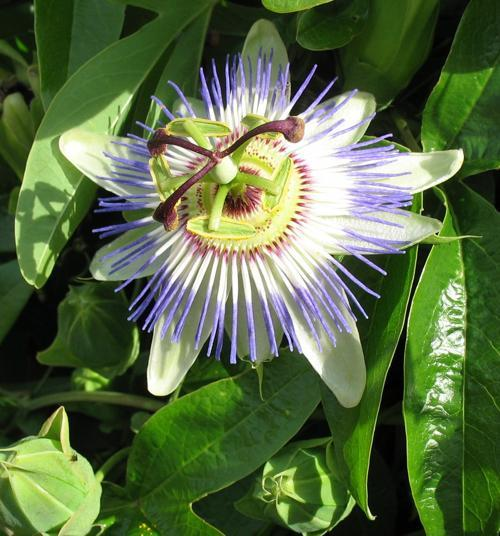
#> input picture dataset/dataset_old/test/image_00092.jpg, 500 x 536 px; its folder holds only this picture in this run
$ python resize.py
#> lines starting #> are read from the running program, lines starting #| are printed output that depends on the picture
import cv2
import os
import glob
import numpy as np

input_folder = "dataset/dataset_old"
output_folder = "dataset"
target_size = (256, 256)

os.makedirs(output_folder, exist_ok=True)

image_paths_train = glob.glob(os.path.join(input_folder, "train", "**", "*.*"), recursive=True)

for img_path in image_paths_train:
    img = cv2.imread(img_path)
    if img is None:
        continue
    h, w = img.shape[:2]
    scale = min(target_size[0] / w, target_size[1] / h)
    new_w, new_h = int(w * scale), int(h * scale)
    resized = cv2.resize(img, (new_w, new_h), interpolation=cv2.INTER_AREA)
    canvas = np.zeros((target_size[1], target_size[0], 3), dtype=np.uint8)
    x_offset = (target_size[0] - new_w) // 2
    y_offset = (target_size[1] - new_h) // 2
    canvas[y_offset:y_offset + new_h, x_offset:x_offset + new_w] = resized
    relative_path = os.path.relpath(img_path, os.path.join(input_folder, "train"))
    output_path = os.path.join(output_folder, "train", relative_path)
    os.makedirs(os.path.dirname(output_path), exist_ok=True)
    cv2.imwrite(output_path, canvas)

image_paths_test = glob.glob(os.path.join(input_folder, "test", "*.*"))

for img_path in image_paths_test:
    img = cv2.imread(img_path)
#> img is the input picture: shape (536, 500, 3); mean B, G, R 68.4, 108.1, 88.6
    if img is None:
        continue
    h, w = img.shape[:2]
#> h = 536; w = 500
    scale = min(target_size[0] / w, target_size[1] / h)
#> scale = 0.478
    new_w, new_h = int(w * scale), int(h * scale)
#> new_w = 238; new_h = 256
    resized = cv2.resize(img, (new_w, new_h), interpolation=cv2.INTER_AREA)
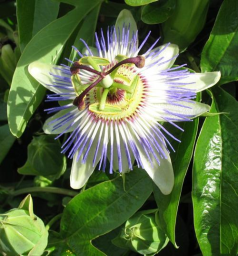
#> resized: shape (256, 238, 3); mean B, G, R 68.4, 108.1, 88.6
    canvas = np.zeros((target_size[1], target_size[0], 3), dtype=np.uint8)
    x_offset = (target_size[0] - new_w) // 2
#> x_offset = 9
    y_offset = (target_size[1] - new_h) // 2
#> y_offset = 0
    canvas[y_offset:y_offset + new_h, x_offset:x_offset + new_w] = resized
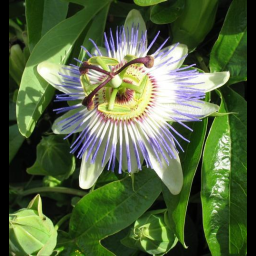
#> canvas: shape (256, 256, 3); mean B, G, R 63.6, 100.5, 82.3
    relative_path = os.path.relpath(img_path, os.path.join(input_folder, "test"))
    output_path = os.path.join(output_folder, "test", relative_path)
    os.makedirs(os.path.dirname(output_path), exist_ok=True)
    cv2.imwrite(output_path, canvas)

print("Готово! Все изображения приведены к", target_size)

$ run again, on dataset/dataset_old/test/image_00349.jpg
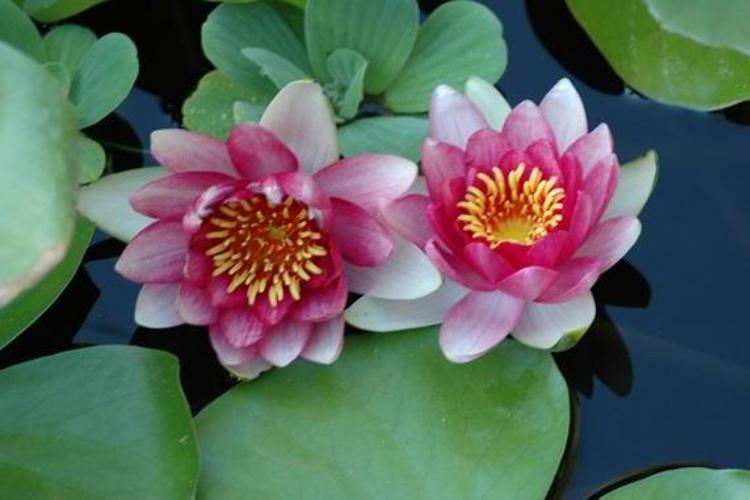
#> input picture dataset/dataset_old/test/image_00349.jpg, 750 x 500 px
#> img is the input picture: shape (500, 750, 3); mean B, G, R 92.2, 101, 90.1
#> `resized = cv2.resize(img, (new_w, new_h), interpolation=cv2.INTER_AREA)`:
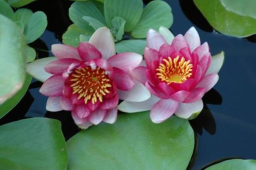
#> resized: shape (170, 256, 3); mean B, G, R 92.2, 101, 90.1
#> `canvas[y_offset:y_offset + new_h, x_offset:x_offset + new_w] = resized`:
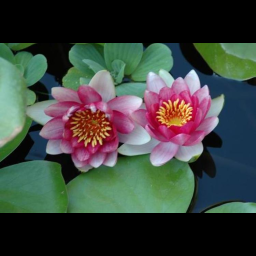
#> canvas: shape (256, 256, 3); mean B, G, R 61.2, 67, 59.8

$ run again, on dataset/dataset_old/test/image_00400.jpg
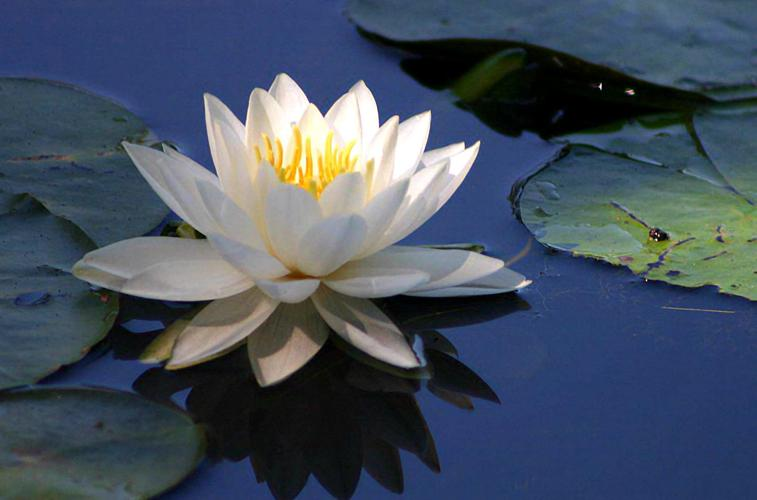
#> input picture dataset/dataset_old/test/image_00400.jpg, 757 x 500 px
#> img is the input picture: shape (500, 757, 3); mean B, G, R 95.5, 79.9, 68.4
#> `canvas[y_offset:y_offset + new_h, x_offset:x_offset + new_w] = resized`:
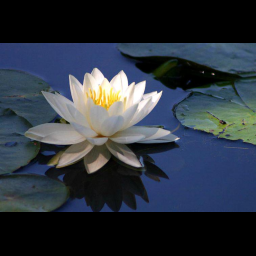
#> canvas: shape (256, 256, 3); mean B, G, R 63, 52.8, 45.1

$ run again, on dataset/dataset_old/test/image_00477.jpg
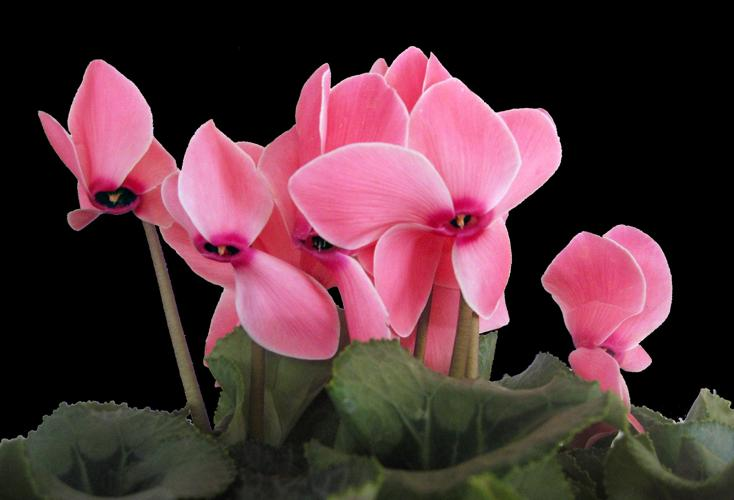
#> input picture dataset/dataset_old/test/image_00477.jpg, 734 x 500 px
#> img is the input picture: shape (500, 734, 3); mean B, G, R 56.9, 50.4, 82.2
#> `resized = cv2.resize(img, (new_w, new_h), interpolation=cv2.INTER_AREA)`:
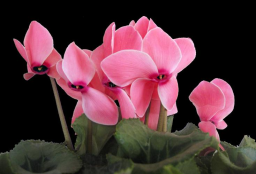
#> resized: shape (174, 256, 3); mean B, G, R 56.9, 50.4, 82.2
#> `canvas[y_offset:y_offset + new_h, x_offset:x_offset + new_w] = resized`:
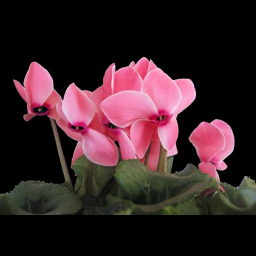
#> canvas: shape (256, 256, 3); mean B, G, R 38.7, 34.3, 55.9

$ run again, on dataset/dataset_old/test/image_00176.jpg
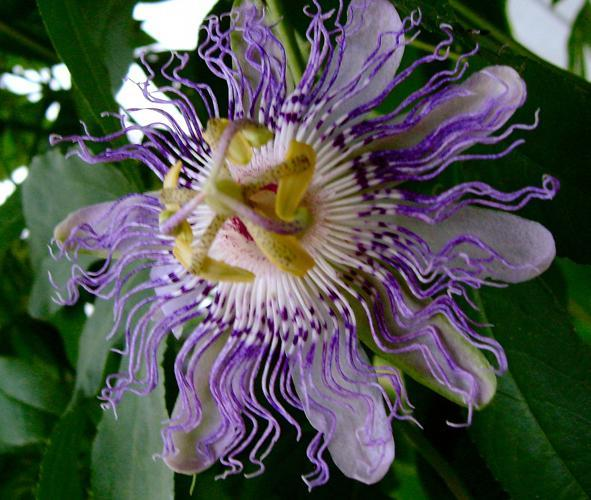
#> input picture dataset/dataset_old/test/image_00176.jpg, 591 x 500 px
#> img is the input picture: shape (500, 591, 3); mean B, G, R 79.4, 83.4, 80
#> `resized = cv2.resize(img, (new_w, new_h), interpolation=cv2.INTER_AREA)`:
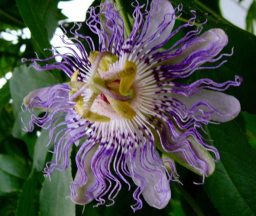
#> resized: shape (216, 256, 3); mean B, G, R 79.4, 83.4, 80
#> `canvas[y_offset:y_offset + new_h, x_offset:x_offset + new_w] = resized`:
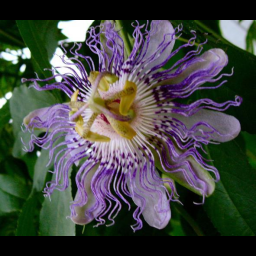
#> canvas: shape (256, 256, 3); mean B, G, R 67, 70.4, 67.5
